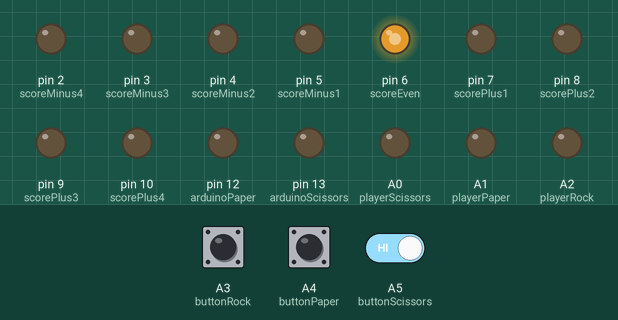
This sketch was run on a simulated Arduino Uno, built with avr-gcc and run on an emulated ATmega328P. Parts: output pins drawn as LEDs (lit = HIGH). The test bench sets the inputs (shaded band); at power-on: A4 (buttonPaper) HIGH, A5 (buttonScissors) HIGH, A3 (buttonRock) LOW. Random numbers use the default seed unless the sketch sets one.

Above: at 1.2 s.
1.3 s: A4 (buttonPaper) pulled LOW for 0.15 s
At 1.8 s:
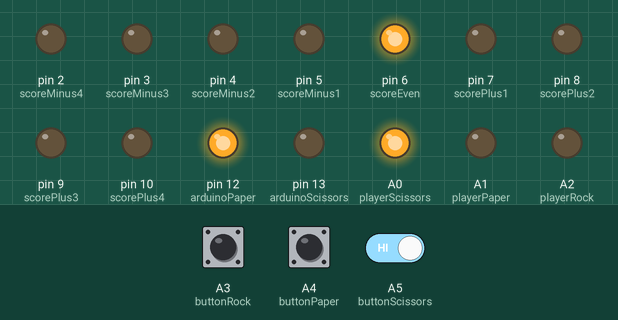
2.9 s: A4 (buttonPaper) driven LOW and A5 (buttonScissors) driven LOW
At 3.5 s:
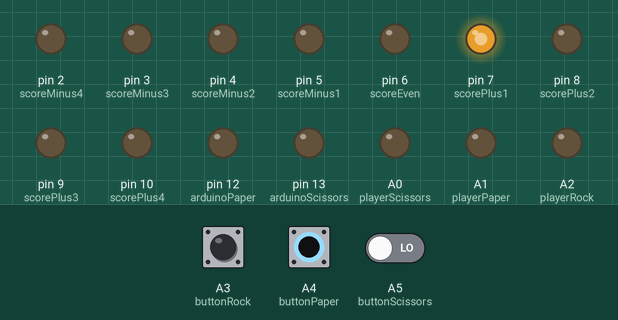
4.4 s: A3 (buttonRock) pulled HIGH for 0.15 s
At 4.47 s:
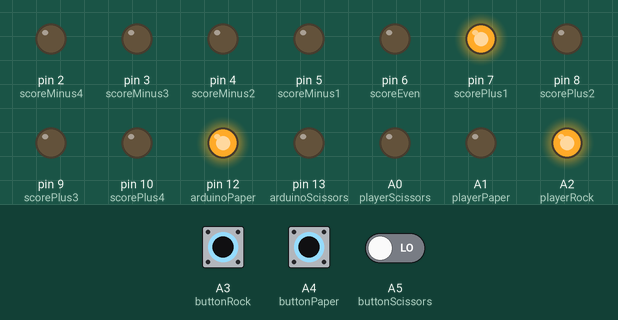
6.0 s: A4 (buttonPaper) driven HIGH
At 7.0 s:
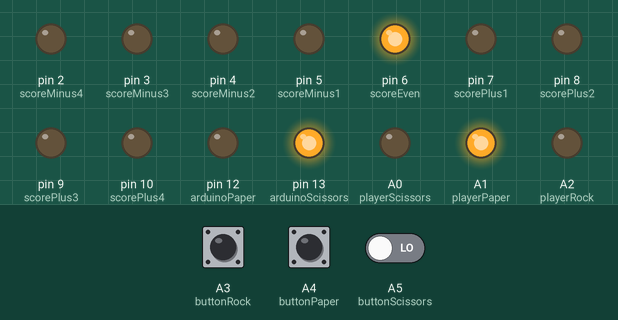
7.5 s: A4 (buttonPaper) driven LOW
At 8.2 s:
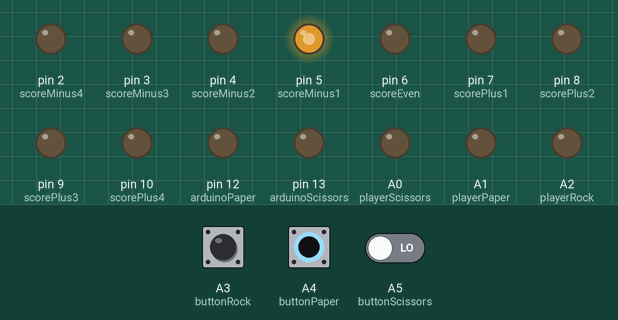
9.0 s: A5 (buttonScissors) driven HIGH
At 10.1 s:
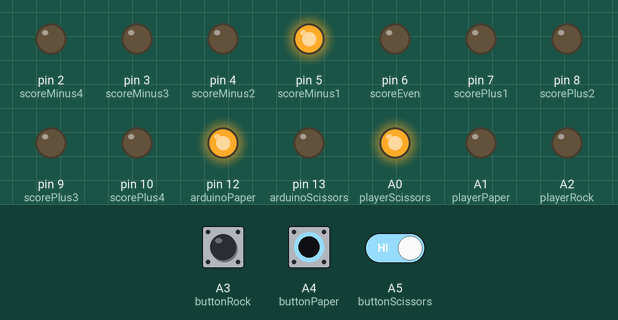
Timing chart, 0 to 11.5 s (numbered marks = the images above; inputs shaded):
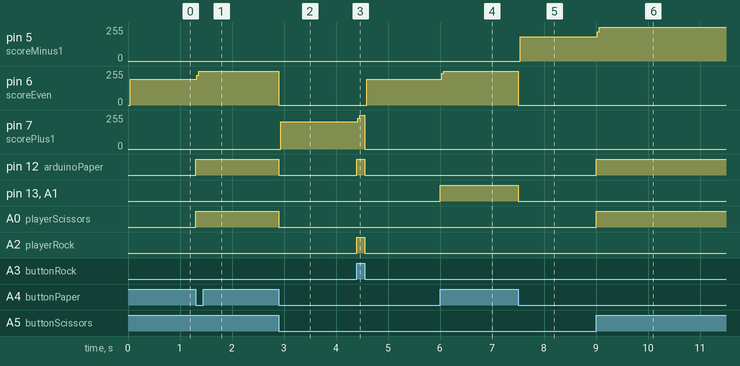

Measured:
- after the input at 1.3 s, pin 6 (scoreEven): 193/255 → 255/255 at once; pin 12 (arduinoPaper), A0 (playerScissors): LOW → HIGH at once
- after the input at 2.9 s, pin 6 (scoreEven): 255/255 → 0/255 at once; pin 7 (scorePlus1): 0/255 → 205/255 at once; pin 12 (arduinoPaper), A0 (playerScissors): HIGH → LOW at once
- after the input at 4.4 s, pin 6 (scoreEven): 0/255 → 194/255 after 0.19 s; pin 7 (scorePlus1): 205/255 → 255/255 at once, → 0/255 0.13 s later; pin 12 (arduinoPaper), A2 (playerRock): LOW → HIGH at once, → LOW 0.15 s later
- after the input at 6.0 s, pin 6 (scoreEven): 194/255 → 255/255 at once; pin 13 (arduinoScissors), A1 (playerPaper): LOW → HIGH at once
- after the input at 7.5 s, pin 5 (scoreMinus1): 0/255 → 182/255 at once; pin 6 (scoreEven): 255/255 → 0/255 at once; pin 13 (arduinoScissors), A1 (playerPaper): HIGH → LOW at once
- after the input at 9.0 s, pin 5 (scoreMinus1): 182/255 → 255/255 at once; pin 12 (arduinoPaper), A0 (playerScissors): LOW → HIGH at once

The sketch:

RockPaperScissors_v1.ino
```cpp
/*
  Rock-Paper-Scissors Game v1 - 20140110
  by Mark Davidson
  tinkineering.com
 */

// Define all the I/O pins with names I can read and remember.
int scoreMinus4 = 2;
int scoreMinus3 = 3;
int scoreMinus2 = 4;
int scoreMinus1 = 5;
int scoreEven = 6;
int scorePlus1 = 7;
int scorePlus2 = 8;
int scorePlus3 = 9;
int scorePlus4 = 10;
int arduinoRock = 11;
int arduinoPaper = 12;
int arduinoScissors = 13;
int playerRock = A2;
int playerPaper = A1;
int playerScissors = A0;
int buttonRock = A3;
int buttonPaper = A4;
int buttonScissors = A5;

//Define some other stuff.
long randNumber = 0;
int needArduinoPlay = 0;
int needPlayerPlay = 0;
int score = 0;
int arduinoPlay = 0;
int playerPlay = 0;

// Initialize a bunch of stuff at boot up.
void setup() {
  pinMode(scoreMinus4, OUTPUT);
  pinMode(scoreMinus3, OUTPUT);
  pinMode(scoreMinus2, OUTPUT);
  pinMode(scoreMinus1, OUTPUT);
  pinMode(scoreEven, OUTPUT);
  pinMode(scorePlus1, OUTPUT);
  pinMode(scorePlus2, OUTPUT);
  pinMode(scorePlus3, OUTPUT);
  pinMode(scorePlus4, OUTPUT);
  pinMode(arduinoRock, OUTPUT);
  pinMode(arduinoPaper, OUTPUT);
  pinMode(arduinoScissors, OUTPUT);
  pinMode(playerRock, OUTPUT);
  pinMode(playerPaper, OUTPUT);
  pinMode(playerScissors, OUTPUT);
  pinMode(buttonRock, INPUT);
  pinMode(buttonPaper, INPUT);
  pinMode(buttonScissors, INPUT);

  randomSeed(100);
}


void loop() {

  // Try to pick a random number and decide if the Arduino is playing Paper, Rock, or Scissors.
  if (needArduinoPlay == 0) {
    randNumber = random(300);

    if (randNumber < 100) {
      arduinoPlay = 1;
      needArduinoPlay = 1;
    }
    else if (randNumber < 200) {
      arduinoPlay = 2;
      needArduinoPlay = 1;
    }
    else {
      arduinoPlay = 3;
      needArduinoPlay = 1;
    }
  }

  // Set the Player's play of Rock, Paper, or Scissors.
  if (needPlayerPlay == 0) {
    if (digitalRead(buttonRock) == HIGH && digitalRead(buttonPaper) == LOW && digitalRead(buttonScissors) == LOW) {
      playerPlay = 1;
      needPlayerPlay = 1;
    }
    else if (digitalRead(buttonRock) == LOW && digitalRead(buttonPaper) == HIGH && digitalRead(buttonScissors) == LOW) {
      playerPlay = 2;
      needPlayerPlay = 1;
    }
    else if (digitalRead(buttonRock) == LOW && digitalRead(buttonPaper) == LOW && digitalRead(buttonScissors) == HIGH) {
      playerPlay = 3;
      needPlayerPlay = 1;
    }
  }

  if (arduinoPlay != 0 && playerPlay != 0) {

    // Decide who won and adjust the score.
    if ((arduinoPlay == 1 && playerPlay == 2) || (arduinoPlay == 2 && playerPlay == 3) || (arduinoPlay == 3 && playerPlay == 1)) {
      score = score + 1;
      needArduinoPlay = 0;
      needPlayerPlay = 0;
    }
    else if ((arduinoPlay == 1 && playerPlay == 3) || (arduinoPlay == 2 && playerPlay == 1) || (arduinoPlay == 3 && playerPlay == 2)) {
      score = score - 1;
      needArduinoPlay = 0;
      needPlayerPlay = 0;
    }
    else {
      score = score;
      needArduinoPlay = 0;
      needPlayerPlay = 0;
    }

    // Light all the Play LED indicators and update the scorekeeper.
    if (arduinoPlay == 1) {
      digitalWrite(arduinoRock, HIGH);
    }
    else if (arduinoPlay == 2) {
      digitalWrite(arduinoPaper, HIGH);
    }
    else if (arduinoPlay == 3) {
      digitalWrite(arduinoScissors, HIGH);
    }

    if (playerPlay == 1) {
      digitalWrite(playerRock, HIGH);
    }
    else if (playerPlay == 2) {
      digitalWrite(playerPaper, HIGH);
    }
    else if (playerPlay == 3) {
      digitalWrite(playerScissors, HIGH);
    }

    arduinoPlay = 0;
    playerPlay = 0;
    while (digitalRead(buttonRock) == HIGH || digitalRead(buttonPaper) == HIGH || digitalRead(buttonScissors) == HIGH) {
      delay(50);
    }

  }

  digitalWrite(arduinoRock, LOW);
  digitalWrite(arduinoPaper, LOW);
  digitalWrite(arduinoScissors, LOW);
  digitalWrite(playerRock, LOW);
  digitalWrite(playerPaper, LOW);
  digitalWrite(playerScissors, LOW);

  digitalWrite(scoreMinus4, LOW);
  digitalWrite(scoreMinus3, LOW);
  digitalWrite(scoreMinus2, LOW);
  digitalWrite(scoreMinus1, LOW);
  digitalWrite(scoreEven, LOW);
  digitalWrite(scorePlus1, LOW);
  digitalWrite(scorePlus2, LOW);
  digitalWrite(scorePlus3, LOW);
  digitalWrite(scorePlus4, LOW);
  if (score == -4) {
    digitalWrite(scoreMinus4, HIGH);
  }
  else if (score == -3) {
    digitalWrite(scoreMinus3, HIGH);
  }
  else if (score == -2) {
    digitalWrite(scoreMinus2, HIGH);
  }
  else if (score == -1) {
    digitalWrite(scoreMinus1, HIGH);
  }
  else if (score == 0) {
    digitalWrite(scoreEven, HIGH);
  }
  else if (score == 1) {
    digitalWrite(scorePlus1, HIGH);
  }
  else if (score == 2) {
    digitalWrite(scorePlus2, HIGH);
  }
  else if (score == 3) {
    digitalWrite(scorePlus3, HIGH);
  }
  else if (score == 4) {
    digitalWrite(scorePlus4, HIGH);
  }

  if (score == -5) {
    for (int x = 0; x < 3; x++) {
      digitalWrite(scoreMinus4, HIGH);
      digitalWrite(scoreMinus3, HIGH);
      digitalWrite(scoreMinus2, HIGH);
      digitalWrite(scoreMinus1, HIGH);
      delay(250);
      digitalWrite(scoreMinus4, LOW);
      digitalWrite(scoreMinus3, LOW);
      digitalWrite(scoreMinus2, LOW);
      digitalWrite(scoreMinus1, LOW);
      delay(250);
    }
    score = 0;
  }

  if (score == 5) {
    for (int x = 0; x < 3; x++) {
      digitalWrite(scorePlus4, HIGH);
      digitalWrite(scorePlus3, HIGH);
      digitalWrite(scorePlus2, HIGH);
      digitalWrite(scorePlus1, HIGH);
      delay(250);
      digitalWrite(scorePlus4, LOW);
      digitalWrite(scorePlus3, LOW);
      digitalWrite(scorePlus2, LOW);
      digitalWrite(scorePlus1, LOW);
      delay(250);
    }
    score = 0;
  }

}
```
